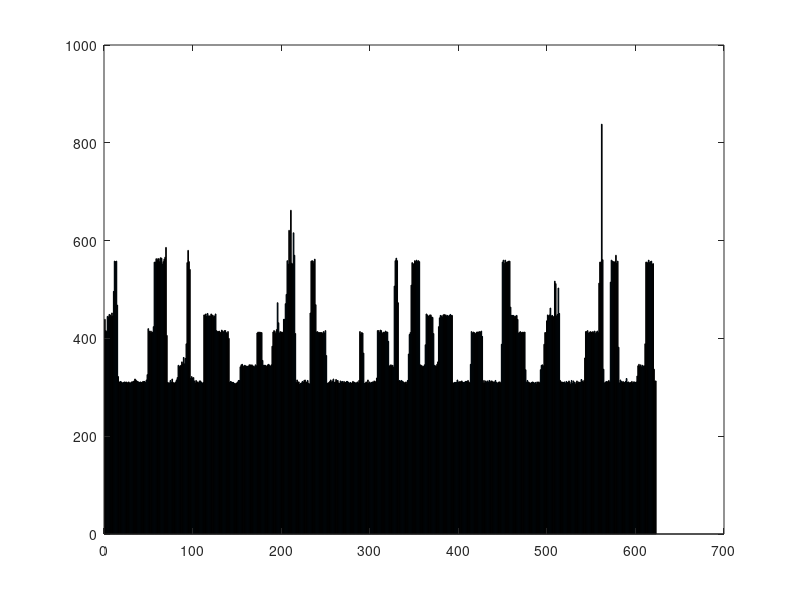

Reproduce this figure in MATLAB. (Note: this script raises an error after producing the figure.)
%%
% Diktya 1 Doinakis Michalis 9292
% e-mail: doinakis@ece.auth.gr
% Session1 script
%%
clc
clear
close all
%%
% Request Codes
echo = "E4360.";
ack = "Q7000,";
nack = "R7611.";
%%
% Produces graph G1 with the response times in milliseconds for a 4 minute
% experiment
%%
echoExperiment = importdata("echoExperiment.csv");
G1 = figure;
bar(echoExperiment);
g1Title = "G1: Echo Request Code: " + echo + newline + "Echo Packet experiment started: 2021-03-26 at 20:47:50 EET" + ...
    newline + "Echo Packet experiment ended: 2021-03-26 at 20:51:50 EET.";
title(g1Title);
ylabel("Response time (in milliseconds)");
xlabel("Packet");
saveas(G1,"G1.jpg");
%%
% Produces graph G2 with the response times in milliseconds for a 4 minute
% experiment (Automatic Repeat Request)
arqResponseTimes = importdata("arqResponseTimes.csv");
G2 = figure;
bar(arqResponseTimes);
g2Title = "G2: ACK Request Code: " + ack + "NACK Request Code: " + nack + newline + ...
    "Automatic Repeat experiment started: 2021-03-26 at 20:52:27 EET" + newline + ...
    "Automatic Repeat Request experiment ended: 2021-03-26 at 20:56:27 EET.";
title(g2Title);
ylabel("Response time (in milliseconds)");
xlabel("Packet");
saveas(G2,"G2.jpg");
%%
% Finds the estimation of the distribution for the repeations
ArqNumberOfNack = importdata("ArqNumberOfNack.csv");
ArqNumberOfNack = ArqNumberOfNack(ArqNumberOfNack ~=0);
timesRequested = unique(ArqNumberOfNack);
pd = fitdist(ArqNumberOfNack','Exponential');
xgrid = linspace(0,5,100)';
pdfEst = pdf(pd,xgrid);
G3 = figure;
h = histogram(ArqNumberOfNack,'Normalization','pdf');
line(xgrid+1,pdfEst);
ylim([0 1]);
xticks(1:size(timesRequested,2));
g3Title = "Distribution estimation." + newline + "G3: ACK Request Code: " + ack + "NACK Request Code: " + nack + ...
    newline + "Automatic Repeat experiment started: 2021-03-26 at 20:52:27 EET" + newline + ...
    "Automatic Repeat Request experiment ended: 2021-03-26 at 20:56:27 EET";
title(g3Title);
xlabel("#Repeations");
ylabel("Relative frequency of repeations");
saveas(G3,"G3.jpg");
%%
% Calculation of Bit Error Rate
% P = (1-BER)^L <=> BER = 1 - P^(1/L)
%%
ArqNumberOfNack = importdata("ArqNumberOfNack.csv");
k = 0;
L = 16 * 8;
ArqNumberOfNack = ArqNumberOfNack(ArqNumberOfNack ~=0);
timesRequested = unique(ArqNumberOfNack);

% k = 1*times(1) + 2*times(2) + ... + n*times(n)
for i= 1:size(timesRequested,2)
    if timesRequested(i) == 0
        continue;
    end
    k = k + timesRequested(i) * sum(ArqNumberOfNack == timesRequested(i));
end

P = size(ArqNumberOfNack,2)/k;
BER = 1 - P^(1/L);
%%